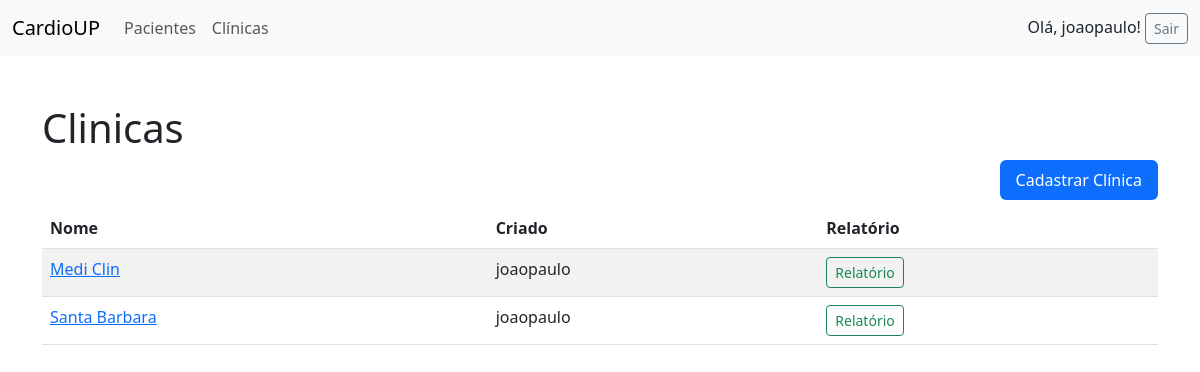
The page /clinica/ (signed in) on the database its author committed.
### clinica/models.py (models this page shows, shortened)
class Clinica(models.Model):
    usuario = models.ForeignKey(Usuario, on_delete=models.CASCADE)
    foto = models.ImageField(upload_to='clinicas', blank=True, null=True)
    nome = models.CharField(max_length=50)
    whatsapp = models.CharField(max_length=20, blank=True, null=True)
    class Meta:
        ordering = ['nome', ]

### clinica/views.py (the view)
# urls.py: path('', ClinicaListView.as_view(), name='clinica_lista'),
class ClinicaListView(ListView):
    model = Clinica
    context_object_name = 'clinicas'

### clinica/templates/clinica/clinica_list.html
{% extends 'base.html' %}
{% block content %}
<div class="container pt-5">
    <p class="h1">Clinicas</p>
    <ul class="nav nav-pills justify-content-end mt-2 mb-2">
        <li class="nav-item">
            <a class="nav-link active" href="{% url 'clinica_novo' %}">Cadastrar Clínica</a>
    </ul>
    <div class="table-responsive text-nowrap">
        <table class="table table-striped">
            <thead>
            <tr>
                <th class="" scope="">Nome</th>
                <th class="" scope="">Criado</th>
                <th class="" scope="">Relatório</th>
            </tr>
            </thead>
            <tbody>
            {% for clinica in clinicas %}
            <tr>
                <td class=""><a href="{% url 'clinica_detail' clinica.id %}">{{ clinica.nome }}</a></td>
                <td class="">{{ clinica.usuario }}</td>
                <td>
                    <a href="{% url 'relatorio_pdf' clinica.id %}" class="btn btn-sm btn-outline-success" type="button">Relatório</a>
                </td>
            </tr>
            {% endfor %}
            </tbody>
        </table>
    </div>
</div>
{% endblock %}

### templates/base.html (shortened to what this page needs)
{% load static %}
<!doctype html>
<html lang="pt-br">
<head>
    <link href="{% static 'css/bootstrap.min.css' %}" rel="stylesheet">
</head>
<body>
<nav class="navbar navbar-expand-lg bg-body-tertiary">
    <div class="container-fluid">
        <a class="navbar-brand" href="{% url 'index' %}">CardioUP</a>
        <div class="collapse navbar-collapse" id="navbarSupportedContent">
            <ul class="navbar-nav me-auto mb-2 mb-lg-0">
                <li class="nav-item">
                    <a class="nav-link" aria-current="page" href="#">Pacientes</a>
                </li>
                <li class="nav-item">
                    <a class="nav-link" href="{% url 'clinica_lista' %}">Clínicas</a>
                </li>
            </ul>
            <form class="justify-content-end">
                {% if user.is_authenticated %}
                Olá, {{ user }}! <a href="{% url 'logout' %}" class="btn btn-sm btn-outline-secondary" type="button">Sair</a>
                {% else %}
                <a class="btn btn-sm btn-outline-secondary" type="button">Entrar</a>
                {% endif %}
            </form>
        </div>
    </div>
</nav>
{% block content %}
{% endblock %}
</body>
</html>

### rows shown on the page
Clinica: nome "Medi Clin", usuario "joaopaulo"
Clinica: nome "Santa Barbara", usuario "joaopaulo"

### other values the page prints
{{ user }} "joaopaulo"
